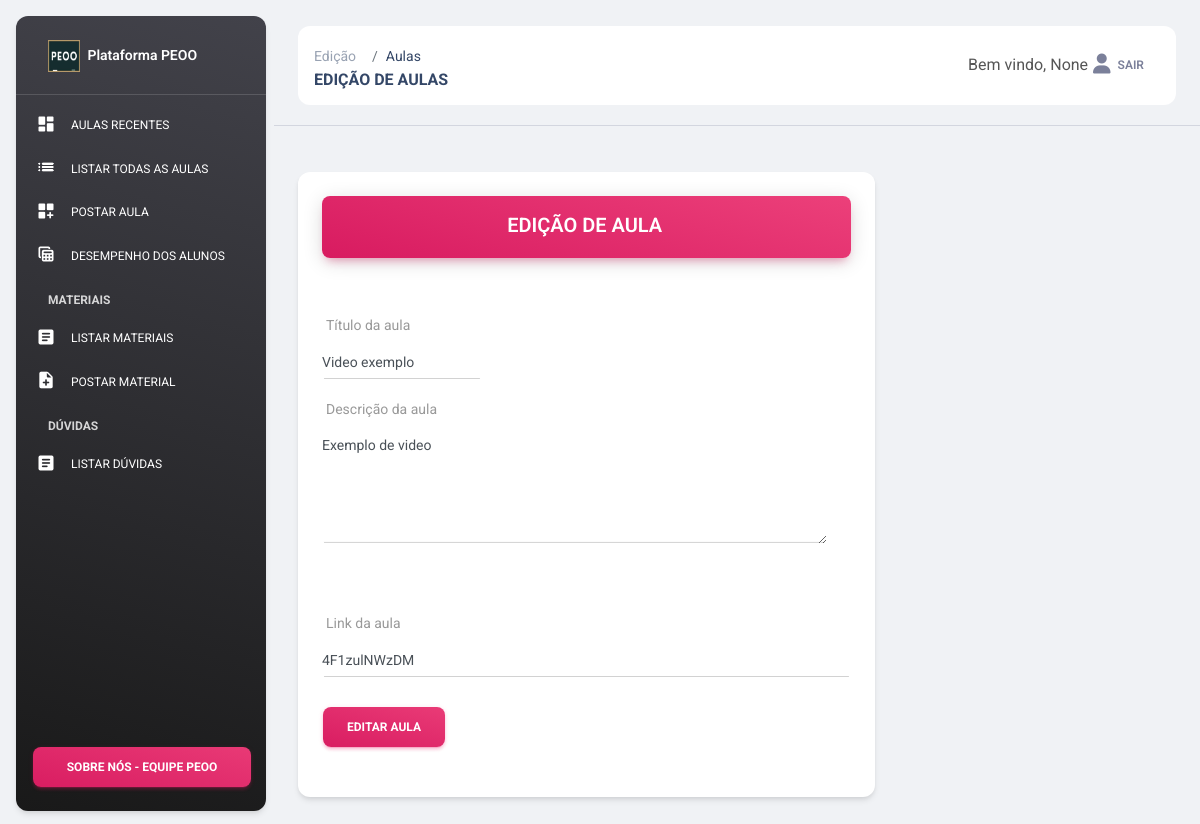
Screenshot of /edicao-aula/21/ (signed in) with the database file from the repository.
### tables this page shows
CREATE TABLE aulas (
  id inTEGER PRIMARY key AUTOINCREMENT NOT NULL,
  publicacao datetime default (
    strftime('%Y-%m-%d %H:%M:%S', 'now', 'localtime')
  ),
  titulo text not NULL,
  descricao text,
  link text,
  teacher_id integer,
  foreign key (teacher_id) references usuarios (id)
);

### app/routes.py (the view, shortened to what this page needs)
@app.route('/edicao-aula/<aula_id>/', methods=['GET', 'POST',])
def edicao_aula(aula_id):
  if( session.get('logged') == False or session.get('infos') is None ):
    return redirect(url_for('signin_suap'))
  if( session['infos']['tipo_vinculo'] != 1 ):
    flash('Você não possui permissão!', 'warning')
    return redirect(url_for('painel_aluno', usuario_id=session['infos']['id']))
  auladao = AulaDAO(get_db())
  aula = auladao.obter(aula_id)
  if( aula is None ):
    flash('Não existe aula com esse ID!', 'warning')
    return redirect(url_for('painel'))
  elif( aula[5] != session['infos']['id'] ):
    flash('Não é possível editar essa aula!', 'warning')
    return redirect(url_for('painel'))
  return render_template('edicao-aula.html', aula = aula)

### app/controllers/aulasdao.py (called while the page is built)
  def obter(self, id):
    sql = """
    select * from aulas
    where id = ?;
    """
    cursor = self.db.cursor()
    cursor.execute(sql, (id,))
    return cursor.fetchone()

### app/models/connection.py (called while the page is built)
def get_db():
  db = getattr(g, '_database', None)
  if db is None:
    g._database = sqlite3.connect(DATABASE)
    db = g._database
  return db

@app.teardown_appcontext
def close_connection(exception):
  db = getattr(g, '_database', None)
  if db is not None:
    db.close()

### app/templates/edicao-aula.html (shortened to what this page needs)
<!DOCTYPE html>
<html lang="en">
<head>
  {% include "components/head.html" %}
</head>
<body class="g-sidenav-show  bg-gray-200">
  {% include "components/navbar.html" %}
  <main class="main-content position-relative max-height-vh-100 h-100 border-radius-lg "><br>
    <nav class="navbar navbar-main navbar-expand-lg px-0 mx-4 shadow-none border-radius-xl" id="navbarBlur" navbar-scroll="true">
      <div class="container-fluid py-1 px-3">
        <nav aria-label="breadcrumb">
          <ol class="breadcrumb bg-transparent mb-0 pb-0 pt-2 px-0 me-sm-6 me-5">
            <li class="breadcrumb-item text-sm"><a class="opacity-5 text-dark" href="javascript:;">Edição</a></li>
            <li class="breadcrumb-item text-sm text-dark active" aria-current="page">Aulas</li>
          </ol>
          <h6 class="font-weight-bolder mb-0">Edição de aulas</h6>
        </nav>
        <div class="collapse navbar-collapse mt-sm-0 mt-2 me-md-0 me-sm-4" id="navbar">
          <ul class="navbar-nav ms-md-auto pe-md-3 d-flex align-items-center justify-content-end">
            <li class="nav-item d-flex align-items-center">
              <span class="d-sm-inline d-none">Bem vindo, {{session['infos']['nome_usual']}}</span>
            </li>
            <li class="nav-item d-flex align-items-center">
              <a href="{{ url_for('logout') }}" class="nav-link text-body font-weight-bold px-0">
                <i class="fa fa-user me-sm-1"></i>
                <span class="d-sm-inline d-none">Sair</span>
              </a>
            </li>
          </ul>
        </div>
      </div>
    </nav>
    <hr>
    <div class="content overflow">
      <div class="container-fluid">
        <div class="row">
          <div class="col-md-8">
            <div class="card">
              <div class="card-header">
                <div class="bg-gradient-primary shadow-primary border-radius-lg py-3 pe-1">
                  <div class="chart">
                    <h5 class="text-white card-title text-center">EDIÇÃO DE AULA</h5>
                  </div>
                </div>
              </div>
              <div class="card-body">
                <form method="POST" action="/edicao-aula/{{aula[0]}}/">
                    <div class="row">
                      <div class="col-md-4">
                        <div class="form-group">
                          <label class="bmd-label-floating">Título da aula</label>
                          <input type="text" class="form-control" name="Titulo" value="{{ aula[2] }}">
                        </div>
                      </div>
                      <div class="row">
						  <div class="col-md-12">
							<div class="form-group">
							  <div class="form-group">
								<label class="bmd-label-floating">Descrição da aula</label>
								<textarea name="Descricao" class="form-control" rows="5">{{aula[3]}}</textarea>
							  </div>
							</div>
						  </div>
					  </div>
                    </div>
                  <div class="form-group mt-5">
                    <label class="bmd-label-floating">Link da aula</label>
                    <input type="text" class="form-control mb-4" name="Link" value="{{aula[4]}}">
                    <button type="submit" class="btn bg-gradient-primary btn-fill pull-right">Editar aula</button>
                  </div>
                </form>
              </div>
            </div>
          </div>
        </div>
      </div>
    </div>
  </main>
</body>
</html>

### rows the page displays
aulas: Titulo "Video exemplo", Descricao "Exemplo de video", Link "4F1zulNWzDM"

### other values shown
{{ session['infos']['nome_usual'] }} "None"
